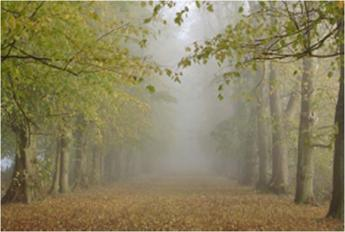
#> input picture python/input/trees.jpg, 345 x 232 px
$ python dehaze.py   (Python 2 division)
#> lines starting #> are read from the running program, lines starting #| are printed output that depends on the picture
# -*- coding: utf-8 -*-
"""
Created on Fri Jul 31 16:20:53 2015

"""

import cv2
import numpy as np


im2 = cv2.imread('input/trees.jpg')
#> im2 is the input picture: shape (232, 345, 3); mean B, G, R 93.8, 128.7, 137.6

### darkchannel
def darkchannel(image_array):
    """
    Calculates the darkchannel, a 2D array of same size as picture.

    The value of a darkchannel pixel is the lowest intesity pixel in the patch.
    """
    height, width, rgb = image_array.shape
    patchSize = 15
    padSize = 7
    JDark = np.zeros((height,width))
    imJ = np.pad(image_array, ((padSize, padSize),(padSize, padSize), (0,0)), mode='constant', constant_values=(255) )
    for r in xrange(height):
        for c in xrange(width):
            patch = imJ[r:(r+patchSize-1), c:(c+patchSize-1),:]
            JDark[r,c] = patch.min()
    return JDark


### Atmospheric light
def atmospheric_light(image_array, JDark):
    height, width, rgb = image_array.shape
    numpx = width*height / 1000
    print "Dom pixel count", numpx
    if numpx == 0:
        numpx = 1
    JDarkVec = np.reshape(JDark, (width*height))
    ImVec = np.reshape(image_array, (width*height, 3))
    indices = np.argsort(JDarkVec)
    brightest_indices = indices[width*height-numpx:]
    atmSum = np.zeros(3)
    pixel_w = []
    pixel_h = []
    for i in xrange(numpx):
        atmSum = atmSum + ImVec[brightest_indices[i]]
        pixel_w.append(i%width)
        pixel_h.append(int(i/width)+1)
    A = atmSum/numpx
    return A


### Transmission Estimate
def transmission_estimate(image_array, A):
    omega = 0.95
    im3 = np.zeros(image_array.shape)
    for x in [0,1,2]:
        im3[:,:,x] = image_array[:,:,x]/float(A[x])
    transmission = 1 - omega*darkchannel(im3)
    return transmission


def get_radiance(A, image_array, tMat):
    t0 = 0.1
    J = np.zeros(image_array.shape)
    for i in [0,1,2]:
        J[:,:,i] = A[i] + (image_array[:,:,i] - A[i])/np.maximum(tMat, t0)
    return J


print "\nMake dark channel"
im2_jdark = darkchannel(im2)
#> in darkchannel, `imJ = np.pad(image_array, ((padSize, padSize),(padSize, padSize), (0,0..`:
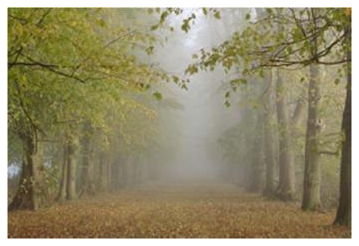
#> imJ: shape (246, 359, 3); mean B, G, R 108.9, 140.5, 148.6
#> after the loop in darkchannel, `for r in xrange(height):`:
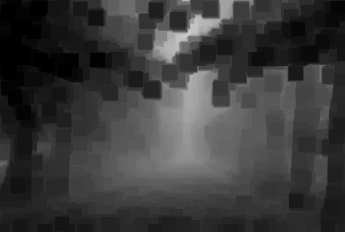
#> JDark: shape (232, 345) float64; min 0, max 202, mean 58.5

print "Dom", im2_jdark[100,100]
#| Dom 58.0

print "\nDetemine atmospheric light"
im2_A = atmospheric_light(im2, im2_jdark)
#| Dom pixel count 80
#> in atmospheric_light, `brightest_indices = indices[width*height-numpx:]`: brightest_indices = 80 values, max 13637 at index 29, min 7440 at index 1, mean 11106.7
#> the loop in atmospheric_light, `for i in xrange(numpx):` made 80 passes
#> atmSum on passes 1 to 12: [207, 205, 205], [432, 424, 425], [643, 630, 632], [875, 856, 853], [1104, 1073, 1068], [1333, 1296, 1284], [1553, 1507, 1492], [1790, 1735, 1716], [2024, 1960, 1937], [2234, 2165, 2143], [2471, 2393, 2368], [2703, 2619, 2589]
#> after the loop in atmospheric_light, `for i in xrange(numpx):`: atmSum = [17841, 17291, 17139]; pixel_h = 80 values from 1 to 1; pixel_w = 80 values from 0 to 79
#> in atmospheric_light, `A = atmSum/numpx`: A = [223, 216.1, 214.2]
#> im2_A = [223, 216.1, 214.2]

print "\nCalculate transmission"
im2_transmission = transmission_estimate(im2, im2_A)
#> in darkchannel (call 2), `imJ = np.pad(image_array, ((padSize, padSize),(padSize, padSize), (0,0..`:
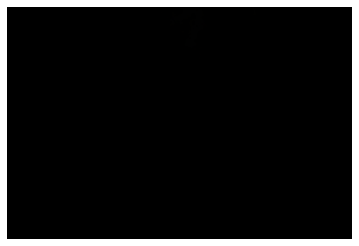
#> imJ: shape (246, 359, 3) float64; mean B, G, R 24.3, 24.4, 24.5
#> after the loop in darkchannel (call 2), `for r in xrange(height):`:
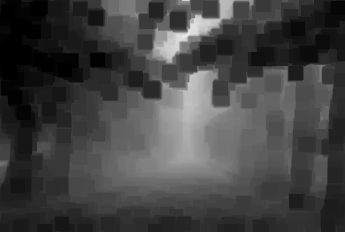
#> JDark: shape (232, 345) float64; min 0, max 0.928, mean 0.262
#> in transmission_estimate, `transmission = 1 - omega*darkchannel(im3)`:
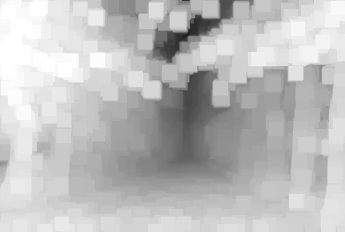
#> transmission: shape (232, 345) float64; min 0.118, max 1, mean 0.751

print "\nRecover radiance"
im2_out = get_radiance(im2_A, im2, im2_transmission)
#> after the loop in get_radiance, `for i in [0,1,2]:`:
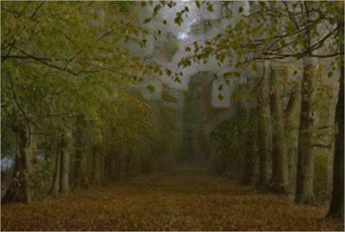
#> J: shape (232, 345, 3) float64; mean B, G, R 52, 99.5, 111.8; drawn with min black and max white
cv2.imwrite('dehazed_output.jpg', im2_out)
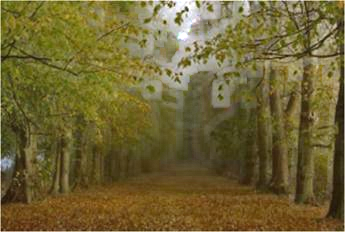
#> saved as dehazed_output.jpg: shape (232, 345, 3); mean B, G, R 52, 99.5, 111.7
